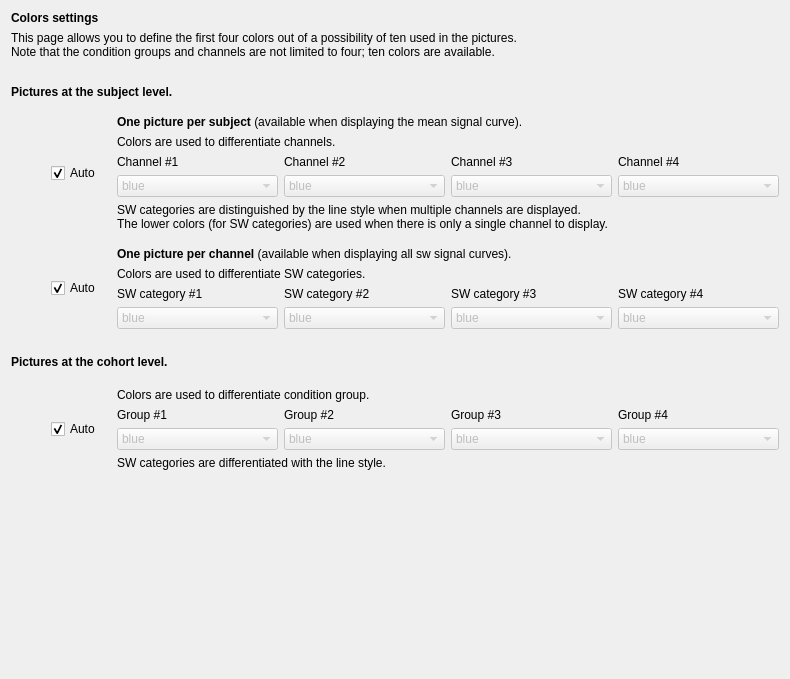
<?xml version="1.0" encoding="UTF-8"?>
<ui version="4.0">
 <class>DisplaySettings</class>
 <widget class="QWidget" name="DisplaySettings">
  <property name="geometry">
   <rect>
    <x>0</x>
    <y>0</y>
    <width>790</width>
    <height>679</height>
   </rect>
  </property>
  <property name="windowTitle">
   <string/>
  </property>
  <property name="styleSheet">
   <string notr="true">font: 12pt &quot;Roboto&quot;;</string>
  </property>
  <layout class="QVBoxLayout" name="verticalLayout_7">
   <item>
    <widget class="QLabel" name="label_16">
     <property name="text">
      <string>&lt;html&gt;&lt;head/&gt;&lt;body&gt;&lt;p&gt;&lt;span style=&quot; font-weight:600;&quot;&gt;Colors settings&lt;/span&gt;&lt;/p&gt;&lt;/body&gt;&lt;/html&gt;</string>
     </property>
    </widget>
   </item>
   <item>
    <widget class="QLabel" name="label_23">
     <property name="text">
      <string>This page allows you to define the first four colors out of a possibility of ten used in the pictures.
Note that the condition groups and channels are not limited to four; ten colors are available.</string>
     </property>
    </widget>
   </item>
   <item>
    <spacer name="verticalSpacer_7">
     <property name="orientation">
      <enum>Qt::Vertical</enum>
     </property>
     <property name="sizeType">
      <enum>QSizePolicy::Fixed</enum>
     </property>
     <property name="sizeHint" stdset="0">
      <size>
       <width>20</width>
       <height>20</height>
      </size>
     </property>
    </spacer>
   </item>
   <item>
    <widget class="QLabel" name="label">
     <property name="text">
      <string>&lt;html&gt;&lt;head/&gt;&lt;body&gt;&lt;p&gt;&lt;span style=&quot; font-weight:600;&quot;&gt;Pictures at the subject level.&lt;/span&gt;&lt;/p&gt;&lt;/body&gt;&lt;/html&gt;</string>
     </property>
    </widget>
   </item>
   <item>
    <spacer name="verticalSpacer_2">
     <property name="orientation">
      <enum>Qt::Vertical</enum>
     </property>
     <property name="sizeType">
      <enum>QSizePolicy::Fixed</enum>
     </property>
     <property name="sizeHint" stdset="0">
      <size>
       <width>20</width>
       <height>10</height>
      </size>
     </property>
    </spacer>
   </item>
   <item>
    <layout class="QHBoxLayout" name="horizontalLayout_2">
     <item>
      <spacer name="horizontalSpacer_2">
       <property name="orientation">
        <enum>Qt::Horizontal</enum>
       </property>
       <property name="sizeType">
        <enum>QSizePolicy::Fixed</enum>
       </property>
       <property name="sizeHint" stdset="0">
        <size>
         <width>40</width>
         <height>20</height>
        </size>
       </property>
      </spacer>
     </item>
     <item>
      <widget class="QCheckBox" name="checkBox_subject_avg_auto">
       <property name="minimumSize">
        <size>
         <width>60</width>
         <height>0</height>
        </size>
       </property>
       <property name="maximumSize">
        <size>
         <width>60</width>
         <height>16777215</height>
        </size>
       </property>
       <property name="text">
        <string>Auto</string>
       </property>
       <property name="checked">
        <bool>true</bool>
       </property>
      </widget>
     </item>
     <item>
      <layout class="QVBoxLayout" name="verticalLayout_3">
       <item>
        <layout class="QVBoxLayout" name="verticalLayout_4">
         <item>
          <widget class="QLabel" name="label_8">
           <property name="text">
            <string>&lt;html&gt;&lt;head/&gt;&lt;body&gt;&lt;p&gt;&lt;span style=&quot; font-weight:600;&quot;&gt;One picture per subject&lt;/span&gt; (available when displaying the mean signal curve).&lt;/p&gt;&lt;/body&gt;&lt;/html&gt;</string>
           </property>
          </widget>
         </item>
         <item>
          <widget class="QLabel" name="label_9">
           <property name="text">
            <string>Colors are used to differentiate channels.</string>
           </property>
          </widget>
         </item>
        </layout>
       </item>
       <item>
        <layout class="QGridLayout" name="gridLayout_2">
         <item row="0" column="0">
          <widget class="QLabel" name="label_10">
           <property name="text">
            <string>Channel #1</string>
           </property>
          </widget>
         </item>
         <item row="0" column="1">
          <widget class="QLabel" name="label_11">
           <property name="text">
            <string>Channel #2</string>
           </property>
          </widget>
         </item>
         <item row="0" column="2">
          <widget class="QLabel" name="label_12">
           <property name="text">
            <string>Channel #3</string>
           </property>
          </widget>
         </item>
         <item row="0" column="3">
          <widget class="QLabel" name="label_13">
           <property name="text">
            <string>Channel #4</string>
           </property>
          </widget>
         </item>
         <item row="1" column="0">
          <widget class="QComboBox" name="comboBox_subject_avg_chan1">
           <property name="enabled">
            <bool>false</bool>
           </property>
           <item>
            <property name="text">
             <string>blue</string>
            </property>
           </item>
           <item>
            <property name="text">
             <string>red</string>
            </property>
           </item>
           <item>
            <property name="text">
             <string>green</string>
            </property>
           </item>
           <item>
            <property name="text">
             <string>orange</string>
            </property>
           </item>
           <item>
            <property name="text">
             <string>purple</string>
            </property>
           </item>
           <item>
            <property name="text">
             <string>brown</string>
            </property>
           </item>
           <item>
            <property name="text">
             <string>pink</string>
            </property>
           </item>
           <item>
            <property name="text">
             <string>gray</string>
            </property>
           </item>
           <item>
            <property name="text">
             <string>olive</string>
            </property>
           </item>
           <item>
            <property name="text">
             <string>cyan</string>
            </property>
           </item>
          </widget>
         </item>
         <item row="1" column="1">
          <widget class="QComboBox" name="comboBox_subject_avg_chan2">
           <property name="enabled">
            <bool>false</bool>
           </property>
           <property name="currentText">
            <string>blue</string>
           </property>
           <item>
            <property name="text">
             <string>blue</string>
            </property>
           </item>
           <item>
            <property name="text">
             <string>red</string>
            </property>
           </item>
           <item>
            <property name="text">
             <string>green</string>
            </property>
           </item>
           <item>
            <property name="text">
             <string>orange</string>
            </property>
           </item>
           <item>
            <property name="text">
             <string>purple</string>
            </property>
           </item>
           <item>
            <property name="text">
             <string>brown</string>
            </property>
           </item>
           <item>
            <property name="text">
             <string>pink</string>
            </property>
           </item>
           <item>
            <property name="text">
             <string>gray</string>
            </property>
           </item>
           <item>
            <property name="text">
             <string>olive</string>
            </property>
           </item>
           <item>
            <property name="text">
             <string>cyan</string>
            </property>
           </item>
          </widget>
         </item>
         <item row="1" column="2">
          <widget class="QComboBox" name="comboBox_subject_avg_chan3">
           <property name="enabled">
            <bool>false</bool>
           </property>
           <property name="currentText">
            <string>blue</string>
           </property>
           <item>
            <property name="text">
             <string>blue</string>
            </property>
           </item>
           <item>
            <property name="text">
             <string>red</string>
            </property>
           </item>
           <item>
            <property name="text">
             <string>green</string>
            </property>
           </item>
           <item>
            <property name="text">
             <string>orange</string>
            </property>
           </item>
           <item>
            <property name="text">
             <string>purple</string>
            </property>
           </item>
           <item>
            <property name="text">
             <string>brown</string>
            </property>
           </item>
           <item>
            <property name="text">
             <string>pink</string>
            </property>
           </item>
           <item>
            <property name="text">
             <string>gray</string>
            </property>
           </item>
           <item>
            <property name="text">
             <string>olive</string>
            </property>
           </item>
           <item>
            <property name="text">
             <string>cyan</string>
            </property>
           </item>
          </widget>
         </item>
         <item row="1" column="3">
          <widget class="QComboBox" name="comboBox_subject_avg_chan4">
           <property name="enabled">
            <bool>false</bool>
           </property>
           <property name="currentText">
            <string>blue</string>
           </property>
           <item>
            <property name="text">
             <string>blue</string>
            </property>
           </item>
           <item>
            <property name="text">
             <string>red</string>
            </property>
           </item>
           <item>
            <property name="text">
             <string>green</string>
            </property>
           </item>
           <item>
            <property name="text">
             <string>orange</string>
            </property>
           </item>
           <item>
            <property name="text">
             <string>purple</string>
            </property>
           </item>
           <item>
            <property name="text">
             <string>brown</string>
            </property>
           </item>
           <item>
            <property name="text">
             <string>pink</string>
            </property>
           </item>
           <item>
            <property name="text">
             <string>gray</string>
            </property>
           </item>
           <item>
            <property name="text">
             <string>olive</string>
            </property>
           </item>
           <item>
            <property name="text">
             <string>cyan</string>
            </property>
           </item>
          </widget>
         </item>
        </layout>
       </item>
       <item>
        <widget class="QLabel" name="label_15">
         <property name="text">
          <string>SW categories are distinguished by the line style when multiple channels are displayed.
The lower colors (for SW categories) are used when there is only a single channel to display.</string>
         </property>
        </widget>
       </item>
      </layout>
     </item>
    </layout>
   </item>
   <item>
    <spacer name="verticalSpacer">
     <property name="orientation">
      <enum>Qt::Vertical</enum>
     </property>
     <property name="sizeType">
      <enum>QSizePolicy::Fixed</enum>
     </property>
     <property name="sizeHint" stdset="0">
      <size>
       <width>20</width>
       <height>10</height>
      </size>
     </property>
    </spacer>
   </item>
   <item>
    <layout class="QHBoxLayout" name="horizontalLayout">
     <item>
      <spacer name="horizontalSpacer">
       <property name="orientation">
        <enum>Qt::Horizontal</enum>
       </property>
       <property name="sizeType">
        <enum>QSizePolicy::Fixed</enum>
       </property>
       <property name="sizeHint" stdset="0">
        <size>
         <width>40</width>
         <height>20</height>
        </size>
       </property>
      </spacer>
     </item>
     <item>
      <widget class="QCheckBox" name="checkBox_subject_sel_auto">
       <property name="minimumSize">
        <size>
         <width>60</width>
         <height>0</height>
        </size>
       </property>
       <property name="maximumSize">
        <size>
         <width>60</width>
         <height>16777215</height>
        </size>
       </property>
       <property name="text">
        <string>Auto</string>
       </property>
       <property name="checked">
        <bool>true</bool>
       </property>
      </widget>
     </item>
     <item>
      <layout class="QVBoxLayout" name="verticalLayout_2">
       <item>
        <layout class="QVBoxLayout" name="verticalLayout">
         <item>
          <widget class="QLabel" name="label_2">
           <property name="text">
            <string>&lt;html&gt;&lt;head/&gt;&lt;body&gt;&lt;p&gt;&lt;span style=&quot; font-weight:600;&quot;&gt;One picture per channel&lt;/span&gt; (available when displaying all sw signal curves).&lt;/p&gt;&lt;/body&gt;&lt;/html&gt;</string>
           </property>
          </widget>
         </item>
         <item>
          <widget class="QLabel" name="label_3">
           <property name="text">
            <string>Colors are used to differentiate SW categories.</string>
           </property>
          </widget>
         </item>
        </layout>
       </item>
       <item>
        <layout class="QGridLayout" name="gridLayout">
         <item row="0" column="0">
          <widget class="QLabel" name="label_4">
           <property name="text">
            <string>SW category #1</string>
           </property>
          </widget>
         </item>
         <item row="0" column="1">
          <widget class="QLabel" name="label_5">
           <property name="text">
            <string>SW category #2</string>
           </property>
          </widget>
         </item>
         <item row="0" column="2">
          <widget class="QLabel" name="label_6">
           <property name="text">
            <string>SW category #3</string>
           </property>
          </widget>
         </item>
         <item row="0" column="3">
          <widget class="QLabel" name="label_7">
           <property name="text">
            <string>SW category #4</string>
           </property>
          </widget>
         </item>
         <item row="1" column="0">
          <widget class="QComboBox" name="comboBox_subject_sel_cat1">
           <property name="enabled">
            <bool>false</bool>
           </property>
           <item>
            <property name="text">
             <string>blue</string>
            </property>
           </item>
           <item>
            <property name="text">
             <string>red</string>
            </property>
           </item>
           <item>
            <property name="text">
             <string>green</string>
            </property>
           </item>
           <item>
            <property name="text">
             <string>orange</string>
            </property>
           </item>
           <item>
            <property name="text">
             <string>purple</string>
            </property>
           </item>
           <item>
            <property name="text">
             <string>brown</string>
            </property>
           </item>
           <item>
            <property name="text">
             <string>pink</string>
            </property>
           </item>
           <item>
            <property name="text">
             <string>gray</string>
            </property>
           </item>
           <item>
            <property name="text">
             <string>olive</string>
            </property>
           </item>
           <item>
            <property name="text">
             <string>cyan</string>
            </property>
           </item>
          </widget>
         </item>
         <item row="1" column="1">
          <widget class="QComboBox" name="comboBox_subject_sel_cat2">
           <property name="enabled">
            <bool>false</bool>
           </property>
           <property name="currentText">
            <string>blue</string>
           </property>
           <item>
            <property name="text">
             <string>blue</string>
            </property>
           </item>
           <item>
            <property name="text">
             <string>red</string>
            </property>
           </item>
           <item>
            <property name="text">
             <string>green</string>
            </property>
           </item>
           <item>
            <property name="text">
             <string>orange</string>
            </property>
           </item>
           <item>
            <property name="text">
             <string>purple</string>
            </property>
           </item>
           <item>
            <property name="text">
             <string>brown</string>
            </property>
           </item>
           <item>
            <property name="text">
             <string>pink</string>
            </property>
           </item>
           <item>
            <property name="text">
             <string>gray</string>
            </property>
           </item>
           <item>
            <property name="text">
             <string>olive</string>
            </property>
           </item>
           <item>
            <property name="text">
             <string>cyan</string>
            </property>
           </item>
          </widget>
         </item>
         <item row="1" column="2">
          <widget class="QComboBox" name="comboBox_subject_sel_cat3">
           <property name="enabled">
            <bool>false</bool>
           </property>
           <property name="currentText">
            <string>blue</string>
           </property>
           <item>
            <property name="text">
             <string>blue</string>
            </property>
           </item>
           <item>
            <property name="text">
             <string>red</string>
            </property>
           </item>
           <item>
            <property name="text">
             <string>green</string>
            </property>
           </item>
           <item>
            <property name="text">
             <string>orange</string>
            </property>
           </item>
           <item>
            <property name="text">
             <string>purple</string>
            </property>
           </item>
           <item>
            <property name="text">
             <string>brown</string>
            </property>
           </item>
           <item>
            <property name="text">
             <string>pink</string>
            </property>
           </item>
           <item>
            <property name="text">
             <string>gray</string>
            </property>
           </item>
           <item>
            <property name="text">
             <string>olive</string>
            </property>
           </item>
           <item>
            <property name="text">
             <string>cyan</string>
            </property>
           </item>
          </widget>
         </item>
         <item row="1" column="3">
          <widget class="QComboBox" name="comboBox_subject_sel_cat4">
           <property name="enabled">
            <bool>false</bool>
           </property>
           <property name="currentText">
            <string>blue</string>
           </property>
           <item>
            <property name="text">
             <string>blue</string>
            </property>
           </item>
           <item>
            <property name="text">
             <string>red</string>
            </property>
           </item>
           <item>
            <property name="text">
             <string>green</string>
            </property>
           </item>
           <item>
            <property name="text">
             <string>orange</string>
            </property>
           </item>
           <item>
            <property name="text">
             <string>purple</string>
            </property>
           </item>
           <item>
            <property name="text">
             <string>brown</string>
            </property>
           </item>
           <item>
            <property name="text">
             <string>pink</string>
            </property>
           </item>
           <item>
            <property name="text">
             <string>gray</string>
            </property>
           </item>
           <item>
            <property name="text">
             <string>olive</string>
            </property>
           </item>
           <item>
            <property name="text">
             <string>cyan</string>
            </property>
           </item>
          </widget>
         </item>
        </layout>
       </item>
      </layout>
     </item>
    </layout>
   </item>
   <item>
    <spacer name="verticalSpacer_3">
     <property name="orientation">
      <enum>Qt::Vertical</enum>
     </property>
     <property name="sizeType">
      <enum>QSizePolicy::Fixed</enum>
     </property>
     <property name="sizeHint" stdset="0">
      <size>
       <width>20</width>
       <height>20</height>
      </size>
     </property>
    </spacer>
   </item>
   <item>
    <widget class="QLabel" name="label_14">
     <property name="text">
      <string>&lt;html&gt;&lt;head/&gt;&lt;body&gt;&lt;p&gt;&lt;span style=&quot; font-weight:600;&quot;&gt;Pictures at the cohort level.&lt;/span&gt;&lt;/p&gt;&lt;/body&gt;&lt;/html&gt;</string>
     </property>
    </widget>
   </item>
   <item>
    <spacer name="verticalSpacer_4">
     <property name="orientation">
      <enum>Qt::Vertical</enum>
     </property>
     <property name="sizeType">
      <enum>QSizePolicy::Fixed</enum>
     </property>
     <property name="sizeHint" stdset="0">
      <size>
       <width>20</width>
       <height>13</height>
      </size>
     </property>
    </spacer>
   </item>
   <item>
    <layout class="QHBoxLayout" name="horizontalLayout_3">
     <item>
      <spacer name="horizontalSpacer_3">
       <property name="orientation">
        <enum>Qt::Horizontal</enum>
       </property>
       <property name="sizeType">
        <enum>QSizePolicy::Fixed</enum>
       </property>
       <property name="sizeHint" stdset="0">
        <size>
         <width>40</width>
         <height>20</height>
        </size>
       </property>
      </spacer>
     </item>
     <item>
      <widget class="QCheckBox" name="checkBox_cohort_auto">
       <property name="minimumSize">
        <size>
         <width>60</width>
         <height>0</height>
        </size>
       </property>
       <property name="maximumSize">
        <size>
         <width>60</width>
         <height>16777215</height>
        </size>
       </property>
       <property name="text">
        <string>Auto</string>
       </property>
       <property name="checked">
        <bool>true</bool>
       </property>
      </widget>
     </item>
     <item>
      <layout class="QVBoxLayout" name="verticalLayout_5">
       <item>
        <layout class="QVBoxLayout" name="verticalLayout_6">
         <item>
          <widget class="QLabel" name="label_17">
           <property name="text">
            <string>Colors are used to differentiate condition group.</string>
           </property>
          </widget>
         </item>
        </layout>
       </item>
       <item>
        <layout class="QGridLayout" name="gridLayout_3">
         <item row="0" column="0">
          <widget class="QLabel" name="label_18">
           <property name="text">
            <string>Group #1</string>
           </property>
          </widget>
         </item>
         <item row="1" column="0">
          <widget class="QComboBox" name="comboBox_cohort_group1">
           <property name="enabled">
            <bool>false</bool>
           </property>
           <item>
            <property name="text">
             <string>blue</string>
            </property>
           </item>
           <item>
            <property name="text">
             <string>red</string>
            </property>
           </item>
           <item>
            <property name="text">
             <string>green</string>
            </property>
           </item>
           <item>
            <property name="text">
             <string>orange</string>
            </property>
           </item>
           <item>
            <property name="text">
             <string>purple</string>
            </property>
           </item>
           <item>
            <property name="text">
             <string>brown</string>
            </property>
           </item>
           <item>
            <property name="text">
             <string>pink</string>
            </property>
           </item>
           <item>
            <property name="text">
             <string>gray</string>
            </property>
           </item>
           <item>
            <property name="text">
             <string>olive</string>
            </property>
           </item>
           <item>
            <property name="text">
             <string>cyan</string>
            </property>
           </item>
          </widget>
         </item>
         <item row="1" column="3">
          <widget class="QComboBox" name="comboBox_cohort_group4">
           <property name="enabled">
            <bool>false</bool>
           </property>
           <property name="currentText">
            <string>blue</string>
           </property>
           <item>
            <property name="text">
             <string>blue</string>
            </property>
           </item>
           <item>
            <property name="text">
             <string>red</string>
            </property>
           </item>
           <item>
            <property name="text">
             <string>green</string>
            </property>
           </item>
           <item>
            <property name="text">
             <string>orange</string>
            </property>
           </item>
           <item>
            <property name="text">
             <string>purple</string>
            </property>
           </item>
           <item>
            <property name="text">
             <string>brown</string>
            </property>
           </item>
           <item>
            <property name="text">
             <string>pink</string>
            </property>
           </item>
           <item>
            <property name="text">
             <string>gray</string>
            </property>
           </item>
           <item>
            <property name="text">
             <string>olive</string>
            </property>
           </item>
           <item>
            <property name="text">
             <string>cyan</string>
            </property>
           </item>
          </widget>
         </item>
         <item row="0" column="2">
          <widget class="QLabel" name="label_19">
           <property name="text">
            <string>Group #3</string>
           </property>
          </widget>
         </item>
         <item row="0" column="3">
          <widget class="QLabel" name="label_20">
           <property name="text">
            <string>Group #4</string>
           </property>
          </widget>
         </item>
         <item row="0" column="1">
          <widget class="QLabel" name="label_21">
           <property name="text">
            <string>Group #2</string>
           </property>
          </widget>
         </item>
         <item row="1" column="1">
          <widget class="QComboBox" name="comboBox_cohort_group2">
           <property name="enabled">
            <bool>false</bool>
           </property>
           <property name="currentText">
            <string>blue</string>
           </property>
           <item>
            <property name="text">
             <string>blue</string>
            </property>
           </item>
           <item>
            <property name="text">
             <string>red</string>
            </property>
           </item>
           <item>
            <property name="text">
             <string>green</string>
            </property>
           </item>
           <item>
            <property name="text">
             <string>orange</string>
            </property>
           </item>
           <item>
            <property name="text">
             <string>purple</string>
            </property>
           </item>
           <item>
            <property name="text">
             <string>brown</string>
            </property>
           </item>
           <item>
            <property name="text">
             <string>pink</string>
            </property>
           </item>
           <item>
            <property name="text">
             <string>gray</string>
            </property>
           </item>
           <item>
            <property name="text">
             <string>olive</string>
            </property>
           </item>
           <item>
            <property name="text">
             <string>cyan</string>
            </property>
           </item>
          </widget>
         </item>
         <item row="1" column="2">
          <widget class="QComboBox" name="comboBox_cohort_group3">
           <property name="enabled">
            <bool>false</bool>
           </property>
           <property name="currentText">
            <string>blue</string>
           </property>
           <item>
            <property name="text">
             <string>blue</string>
            </property>
           </item>
           <item>
            <property name="text">
             <string>red</string>
            </property>
           </item>
           <item>
            <property name="text">
             <string>green</string>
            </property>
           </item>
           <item>
            <property name="text">
             <string>orange</string>
            </property>
           </item>
           <item>
            <property name="text">
             <string>purple</string>
            </property>
           </item>
           <item>
            <property name="text">
             <string>brown</string>
            </property>
           </item>
           <item>
            <property name="text">
             <string>pink</string>
            </property>
           </item>
           <item>
            <property name="text">
             <string>gray</string>
            </property>
           </item>
           <item>
            <property name="text">
             <string>olive</string>
            </property>
           </item>
           <item>
            <property name="text">
             <string>cyan</string>
            </property>
           </item>
          </widget>
         </item>
        </layout>
       </item>
       <item>
        <widget class="QLabel" name="label_22">
         <property name="text">
          <string>SW categories are differentiated with the line style.</string>
         </property>
        </widget>
       </item>
      </layout>
     </item>
    </layout>
   </item>
   <item>
    <spacer name="verticalSpacer_5">
     <property name="orientation">
      <enum>Qt::Vertical</enum>
     </property>
     <property name="sizeHint" stdset="0">
      <size>
       <width>20</width>
       <height>116</height>
      </size>
     </property>
    </spacer>
   </item>
  </layout>
 </widget>
 <resources>
  <include location="../../../../../snooz-toolbox/src/main/python/ui/themes/themes.qrc"/>
 </resources>
 <connections>
  <connection>
   <sender>checkBox_cohort_auto</sender>
   <signal>clicked()</signal>
   <receiver>DisplaySettings</receiver>
   <slot>update_colors_slot()</slot>
   <hints>
    <hint type="sourcelabel">
     <x>155</x>
     <y>415</y>
    </hint>
    <hint type="destinationlabel">
     <x>425</x>
     <y>298</y>
    </hint>
   </hints>
  </connection>
  <connection>
   <sender>checkBox_subject_avg_auto</sender>
   <signal>clicked()</signal>
   <receiver>DisplaySettings</receiver>
   <slot>update_colors_slot()</slot>
   <hints>
    <hint type="sourcelabel">
     <x>155</x>
     <y>108</y>
    </hint>
    <hint type="destinationlabel">
     <x>425</x>
     <y>298</y>
    </hint>
   </hints>
  </connection>
  <connection>
   <sender>checkBox_subject_sel_auto</sender>
   <signal>clicked()</signal>
   <receiver>DisplaySettings</receiver>
   <slot>update_colors_slot()</slot>
   <hints>
    <hint type="sourcelabel">
     <x>155</x>
     <y>240</y>
    </hint>
    <hint type="destinationlabel">
     <x>425</x>
     <y>298</y>
    </hint>
   </hints>
  </connection>
  <connection>
   <sender>comboBox_cohort_group1</sender>
   <signal>currentIndexChanged(int)</signal>
   <receiver>DisplaySettings</receiver>
   <slot>update_colors_slot()</slot>
   <hints>
    <hint type="sourcelabel">
     <x>333</x>
     <y>427</y>
    </hint>
    <hint type="destinationlabel">
     <x>425</x>
     <y>298</y>
    </hint>
   </hints>
  </connection>
  <connection>
   <sender>comboBox_cohort_group2</sender>
   <signal>currentIndexChanged(int)</signal>
   <receiver>DisplaySettings</receiver>
   <slot>update_colors_slot()</slot>
   <hints>
    <hint type="sourcelabel">
     <x>479</x>
     <y>427</y>
    </hint>
    <hint type="destinationlabel">
     <x>425</x>
     <y>298</y>
    </hint>
   </hints>
  </connection>
  <connection>
   <sender>comboBox_cohort_group3</sender>
   <signal>currentIndexChanged(int)</signal>
   <receiver>DisplaySettings</receiver>
   <slot>update_colors_slot()</slot>
   <hints>
    <hint type="sourcelabel">
     <x>624</x>
     <y>427</y>
    </hint>
    <hint type="destinationlabel">
     <x>425</x>
     <y>298</y>
    </hint>
   </hints>
  </connection>
  <connection>
   <sender>comboBox_cohort_group4</sender>
   <signal>currentIndexChanged(int)</signal>
   <receiver>DisplaySettings</receiver>
   <slot>update_colors_slot()</slot>
   <hints>
    <hint type="sourcelabel">
     <x>770</x>
     <y>427</y>
    </hint>
    <hint type="destinationlabel">
     <x>425</x>
     <y>298</y>
    </hint>
   </hints>
  </connection>
  <connection>
   <sender>comboBox_subject_avg_chan1</sender>
   <signal>currentIndexChanged(int)</signal>
   <receiver>DisplaySettings</receiver>
   <slot>update_colors_slot()</slot>
   <hints>
    <hint type="sourcelabel">
     <x>333</x>
     <y>131</y>
    </hint>
    <hint type="destinationlabel">
     <x>425</x>
     <y>298</y>
    </hint>
   </hints>
  </connection>
  <connection>
   <sender>comboBox_subject_avg_chan2</sender>
   <signal>currentIndexChanged(int)</signal>
   <receiver>DisplaySettings</receiver>
   <slot>update_colors_slot()</slot>
   <hints>
    <hint type="sourcelabel">
     <x>479</x>
     <y>131</y>
    </hint>
    <hint type="destinationlabel">
     <x>425</x>
     <y>298</y>
    </hint>
   </hints>
  </connection>
  <connection>
   <sender>comboBox_subject_avg_chan3</sender>
   <signal>currentIndexChanged(int)</signal>
   <receiver>DisplaySettings</receiver>
   <slot>update_colors_slot()</slot>
   <hints>
    <hint type="sourcelabel">
     <x>624</x>
     <y>131</y>
    </hint>
    <hint type="destinationlabel">
     <x>425</x>
     <y>298</y>
    </hint>
   </hints>
  </connection>
  <connection>
   <sender>comboBox_subject_avg_chan4</sender>
   <signal>currentIndexChanged(int)</signal>
   <receiver>DisplaySettings</receiver>
   <slot>update_colors_slot()</slot>
   <hints>
    <hint type="sourcelabel">
     <x>770</x>
     <y>131</y>
    </hint>
    <hint type="destinationlabel">
     <x>425</x>
     <y>298</y>
    </hint>
   </hints>
  </connection>
  <connection>
   <sender>comboBox_subject_sel_cat1</sender>
   <signal>currentIndexChanged(int)</signal>
   <receiver>DisplaySettings</receiver>
   <slot>update_colors_slot()</slot>
   <hints>
    <hint type="sourcelabel">
     <x>333</x>
     <y>274</y>
    </hint>
    <hint type="destinationlabel">
     <x>425</x>
     <y>298</y>
    </hint>
   </hints>
  </connection>
  <connection>
   <sender>comboBox_subject_sel_cat2</sender>
   <signal>currentIndexChanged(int)</signal>
   <receiver>DisplaySettings</receiver>
   <slot>update_colors_slot()</slot>
   <hints>
    <hint type="sourcelabel">
     <x>479</x>
     <y>274</y>
    </hint>
    <hint type="destinationlabel">
     <x>425</x>
     <y>298</y>
    </hint>
   </hints>
  </connection>
  <connection>
   <sender>comboBox_subject_sel_cat3</sender>
   <signal>currentIndexChanged(int)</signal>
   <receiver>DisplaySettings</receiver>
   <slot>update_colors_slot()</slot>
   <hints>
    <hint type="sourcelabel">
     <x>624</x>
     <y>274</y>
    </hint>
    <hint type="destinationlabel">
     <x>425</x>
     <y>298</y>
    </hint>
   </hints>
  </connection>
  <connection>
   <sender>comboBox_subject_sel_cat4</sender>
   <signal>currentIndexChanged(int)</signal>
   <receiver>DisplaySettings</receiver>
   <slot>update_colors_slot()</slot>
   <hints>
    <hint type="sourcelabel">
     <x>770</x>
     <y>274</y>
    </hint>
    <hint type="destinationlabel">
     <x>425</x>
     <y>298</y>
    </hint>
   </hints>
  </connection>
 </connections>
 <slots>
  <slot>update_colors_slot()</slot>
 </slots>
</ui>
